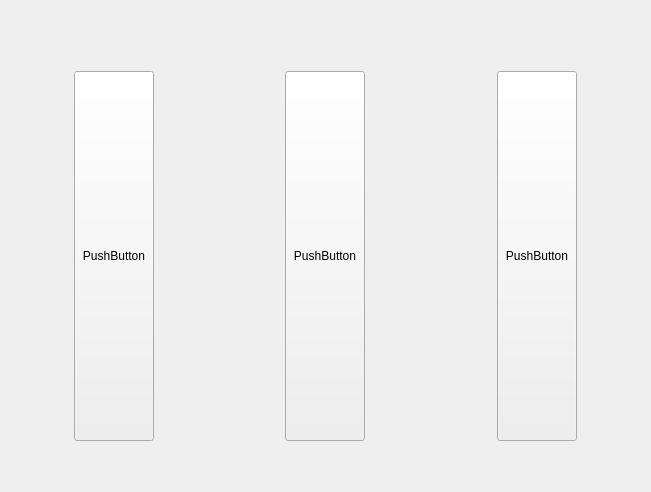
<?xml version="1.0" encoding="UTF-8"?>
<ui version="4.0">
 <class>WelcomeView</class>
 <widget class="QWidget" name="WelcomeView">
  <property name="geometry">
   <rect>
    <x>0</x>
    <y>0</y>
    <width>651</width>
    <height>492</height>
   </rect>
  </property>
  <property name="windowTitle">
   <string>欢迎登录无极哥诊断系统</string>
  </property>
  <layout class="QGridLayout" name="gridLayout_3">
   <item row="0" column="0">
    <layout class="QGridLayout" name="gridLayout_2">
     <item row="0" column="0">
      <spacer name="horizontalSpacer_3">
       <property name="orientation">
        <enum>Qt::Orientation::Horizontal</enum>
       </property>
       <property name="sizeHint" stdset="0">
        <size>
         <width>40</width>
         <height>20</height>
        </size>
       </property>
      </spacer>
     </item>
     <item row="2" column="0">
      <spacer name="horizontalSpacer_7">
       <property name="orientation">
        <enum>Qt::Orientation::Horizontal</enum>
       </property>
       <property name="sizeHint" stdset="0">
        <size>
         <width>40</width>
         <height>20</height>
        </size>
       </property>
      </spacer>
     </item>
     <item row="3" column="0">
      <layout class="QGridLayout" name="gridLayout">
       <item row="0" column="1">
        <widget class="QPushButton" name="pushButton_4">
         <property name="sizePolicy">
          <sizepolicy hsizetype="Preferred" vsizetype="Preferred">
           <horstretch>0</horstretch>
           <verstretch>0</verstretch>
          </sizepolicy>
         </property>
         <property name="text">
          <string>PushButton</string>
         </property>
        </widget>
       </item>
       <item row="0" column="6">
        <spacer name="horizontalSpacer_2">
         <property name="orientation">
          <enum>Qt::Orientation::Horizontal</enum>
         </property>
         <property name="sizeHint" stdset="0">
          <size>
           <width>40</width>
           <height>20</height>
          </size>
         </property>
        </spacer>
       </item>
       <item row="0" column="5">
        <spacer name="horizontalSpacer_9">
         <property name="orientation">
          <enum>Qt::Orientation::Horizontal</enum>
         </property>
         <property name="sizeHint" stdset="0">
          <size>
           <width>40</width>
           <height>20</height>
          </size>
         </property>
        </spacer>
       </item>
       <item row="0" column="3">
        <spacer name="horizontalSpacer_8">
         <property name="orientation">
          <enum>Qt::Orientation::Horizontal</enum>
         </property>
         <property name="sizeHint" stdset="0">
          <size>
           <width>40</width>
           <height>20</height>
          </size>
         </property>
        </spacer>
       </item>
       <item row="0" column="4">
        <widget class="QPushButton" name="pushButton_5">
         <property name="sizePolicy">
          <sizepolicy hsizetype="Preferred" vsizetype="Preferred">
           <horstretch>0</horstretch>
           <verstretch>0</verstretch>
          </sizepolicy>
         </property>
         <property name="text">
          <string>PushButton</string>
         </property>
        </widget>
       </item>
       <item row="0" column="0">
        <spacer name="horizontalSpacer_4">
         <property name="orientation">
          <enum>Qt::Orientation::Horizontal</enum>
         </property>
         <property name="sizeHint" stdset="0">
          <size>
           <width>40</width>
           <height>20</height>
          </size>
         </property>
        </spacer>
       </item>
       <item row="0" column="7">
        <widget class="QPushButton" name="pushButton">
         <property name="sizePolicy">
          <sizepolicy hsizetype="Preferred" vsizetype="Preferred">
           <horstretch>0</horstretch>
           <verstretch>0</verstretch>
          </sizepolicy>
         </property>
         <property name="text">
          <string>PushButton</string>
         </property>
        </widget>
       </item>
       <item row="0" column="2">
        <spacer name="horizontalSpacer">
         <property name="orientation">
          <enum>Qt::Orientation::Horizontal</enum>
         </property>
         <property name="sizeHint" stdset="0">
          <size>
           <width>40</width>
           <height>20</height>
          </size>
         </property>
        </spacer>
       </item>
       <item row="0" column="8">
        <spacer name="horizontalSpacer_10">
         <property name="orientation">
          <enum>Qt::Orientation::Horizontal</enum>
         </property>
         <property name="sizeHint" stdset="0">
          <size>
           <width>40</width>
           <height>20</height>
          </size>
         </property>
        </spacer>
       </item>
      </layout>
     </item>
     <item row="4" column="0">
      <spacer name="horizontalSpacer_5">
       <property name="orientation">
        <enum>Qt::Orientation::Horizontal</enum>
       </property>
       <property name="sizeHint" stdset="0">
        <size>
         <width>40</width>
         <height>20</height>
        </size>
       </property>
      </spacer>
     </item>
     <item row="5" column="0">
      <spacer name="horizontalSpacer_6">
       <property name="orientation">
        <enum>Qt::Orientation::Horizontal</enum>
       </property>
       <property name="sizeHint" stdset="0">
        <size>
         <width>40</width>
         <height>20</height>
        </size>
       </property>
      </spacer>
     </item>
     <item row="1" column="0">
      <spacer name="horizontalSpacer_11">
       <property name="orientation">
        <enum>Qt::Orientation::Horizontal</enum>
       </property>
       <property name="sizeHint" stdset="0">
        <size>
         <width>40</width>
         <height>20</height>
        </size>
       </property>
      </spacer>
     </item>
    </layout>
   </item>
  </layout>
 </widget>
 <resources/>
 <connections/>
</ui>
